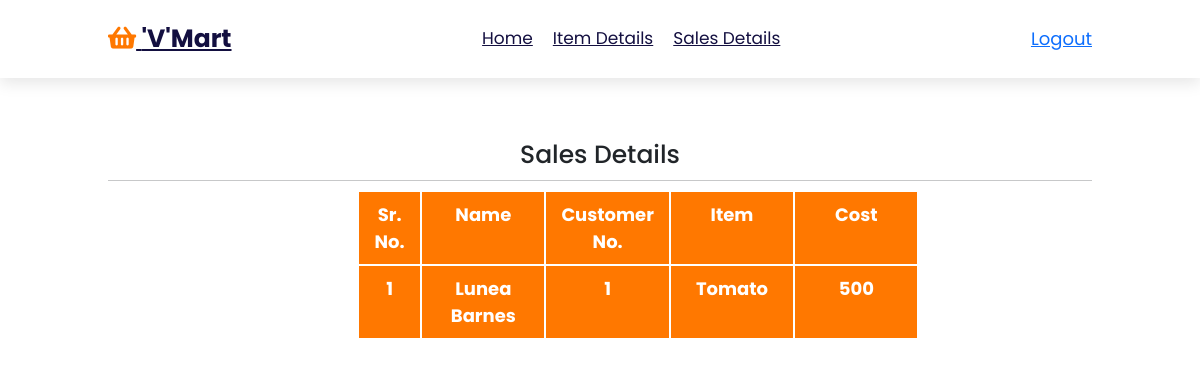
Page /sale-detail (signed in) on the earlier database version.
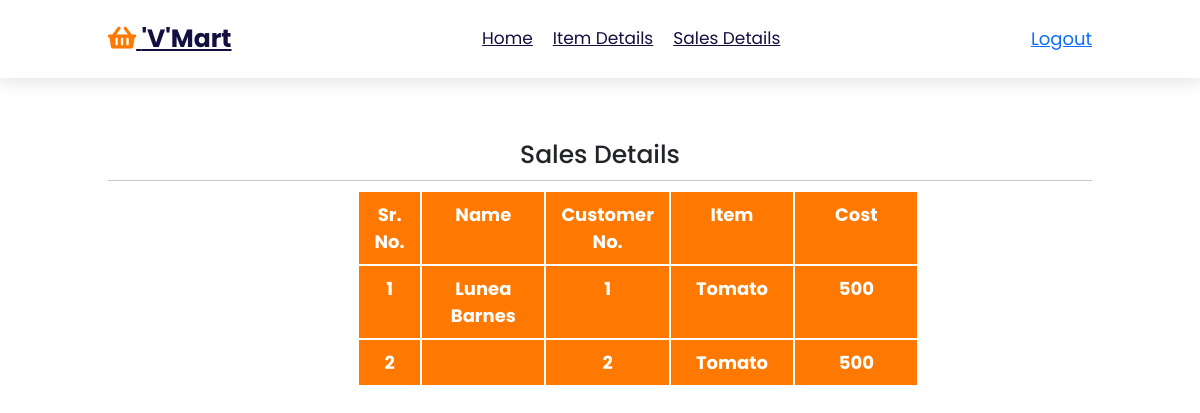
Same page on the later database version.
### super_market/models.py (models this page shows)
class Payment(models.Model):
    product = models.ForeignKey(Product, on_delete=models.CASCADE,null=True)
    user = models.ForeignKey(User, on_delete=models.CASCADE,null=True)
    name = models.CharField(max_length=100)
    expmonth = models.CharField(max_length=100)
    expyear = models.CharField(max_length=100)
    cardnumber = models.CharField(max_length=100)
    cvv = models.CharField(max_length=100)
    status = models.CharField(max_length=100,choices=stat,null=True)
    created_at = models.DateTimeField(auto_now_add=True,null=True)
    updated_at = models.DateTimeField(auto_now=True,null=True)

class Product(models.Model):
    name = models.CharField(max_length=100)
    description = models.CharField(max_length=100)
    image = models.ImageField(upload_to='Profile', max_length=100)
    price = models.CharField(max_length=100)
    created_at = models.DateTimeField(auto_now_add=True)
    updated_at = models.DateTimeField(auto_now=True)

### super_market/views.py (the view)
# urls.py: path('sale-detail', views.sale_detail,name="sale_detail"),
def sale_detail(request):
    if request.user.is_superuser:
        p = Payment.objects.all()
        return render(request, "hod/sales-detail.html",{"p":p})
    else:
        return redirect("user_index")

### template/hod/sales-detail.html
{% extends 'hod/base.html' %}
{% block body %}
<section style="margin-top: 12em;">
    <h1 style="text-align: center;">sales details</h1>
            <hr>
            <div class="container" style="font-size: large;">
             <div class="padleft">
               <div class="row">
                 <div class="col-1">
                    Sr. no.
                  </div>
                  <div class="col-2">
                    Name
                  </div>
                  <div class="col-2">
                    Customer no.
                  </div>
                  <div class="col-2">
                    Item
                  </div>
                  <div class="col-2">
                    cost
                  </div>
                </div>
                {% for p in p %}
                <div class="row" id="row">
                  <div class="col-1">{{forloop.counter}}
                  </div>
                  <div class="col-2">{{p.name}}
                  </div>
                  <div class="col-2">{{p.id}}
                  </div>
                  <div class="col-2">{{p.product.name}}
                  </div>
                  <div class="col-2">{{p.product.price}}
                  </div>
                </div>
                {% endfor %}
</section>
{% endblock body %}

Differences in the rows shown:
added Payment: id "2", product.name "Tomato", product.price "500"
